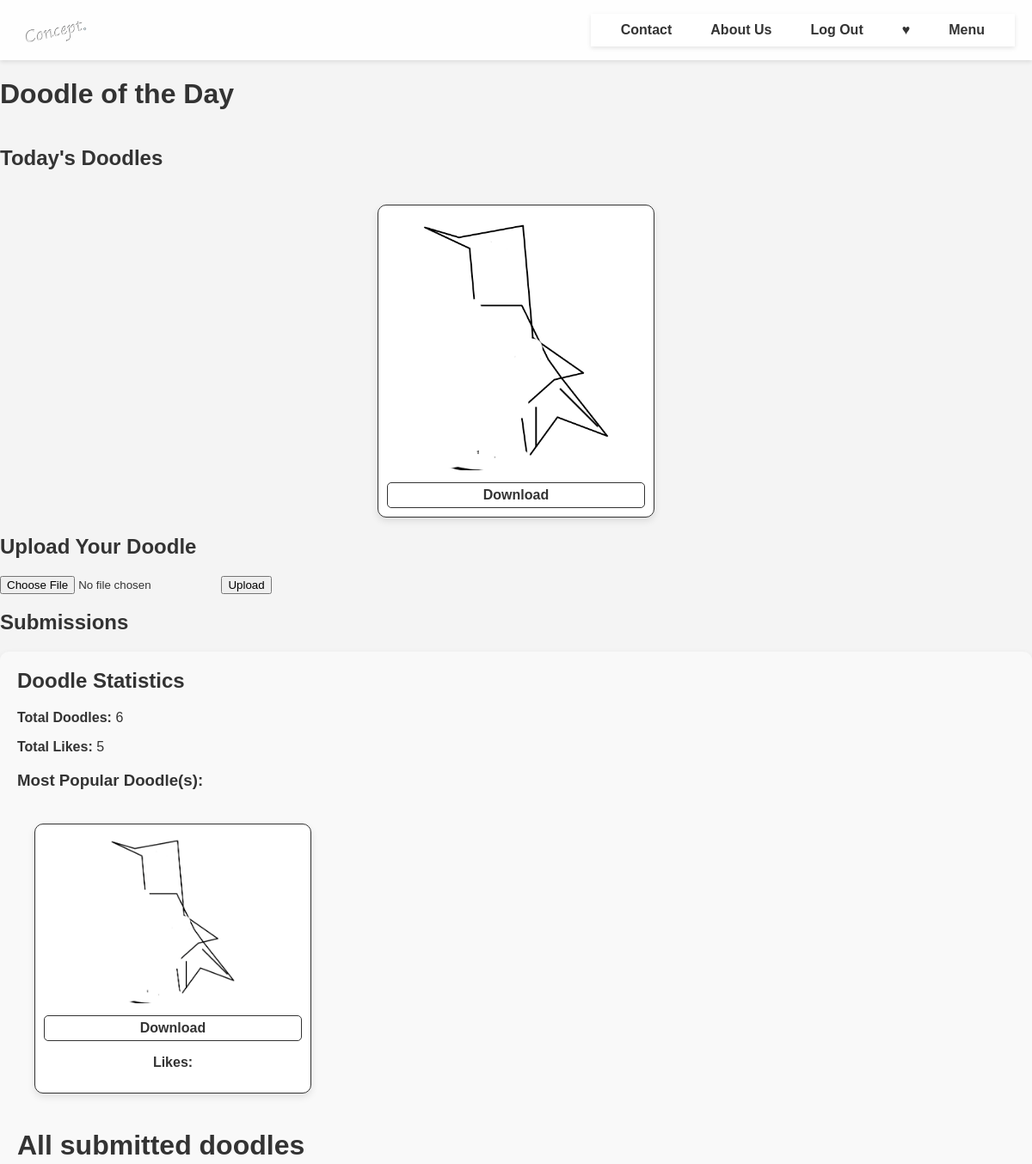
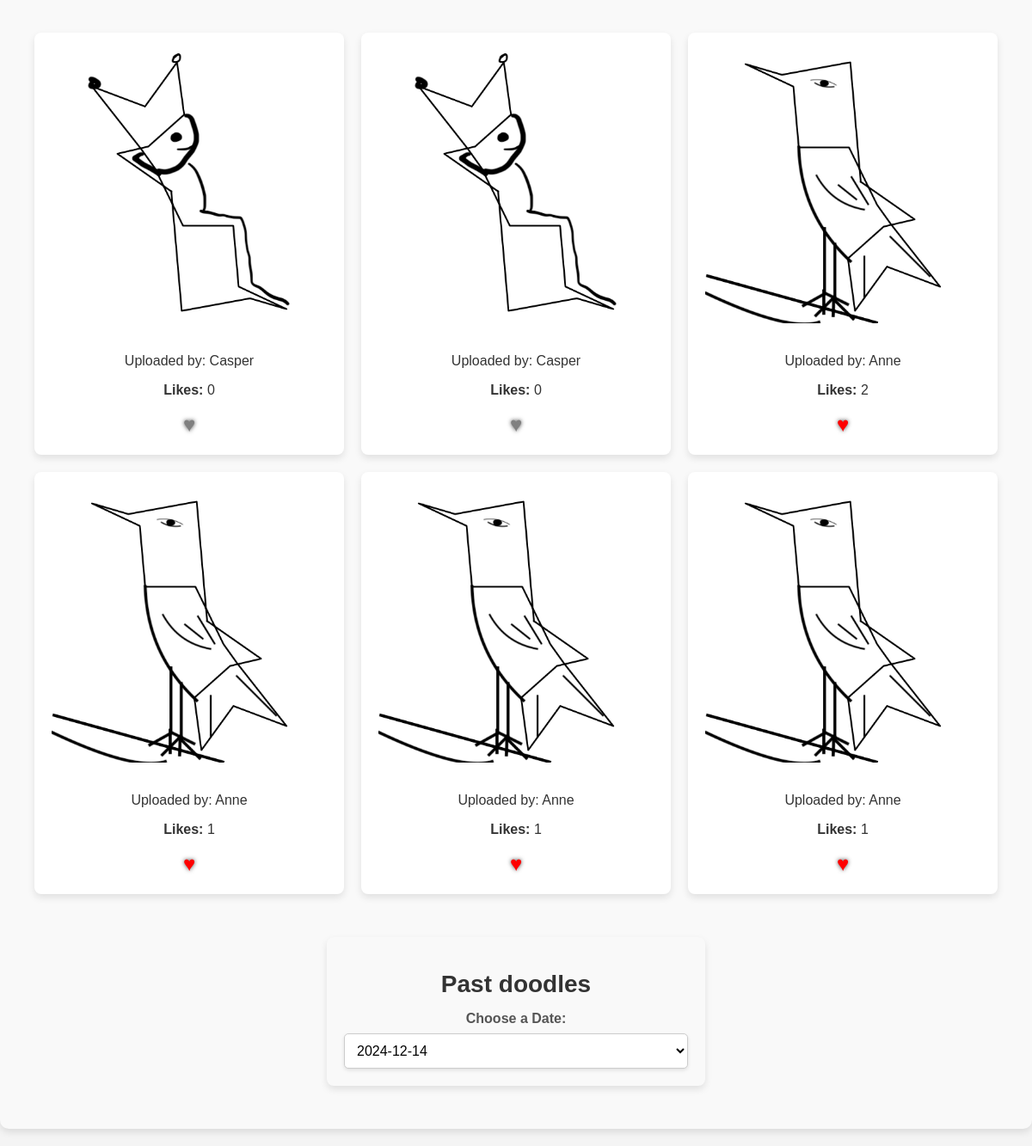
Page /doodles_by_date/2024-12-14 (signed in) on the committed database (2 pictures, top to bottom).
### models.py (models this page shows, shortened)
class Doodle(db.Model):
    __tablename__ = "doodles"
    id = db.Column(db.Integer, primary_key=True)
    filename = db.Column(db.String, nullable=False)
    likes = db.Column(db.Integer, default=0)
    date = db.Column(db.Date, nullable=False)
    comments = db.relationship('DoodleComment', backref='doodle', lazy=True)
    submissions = db.relationship("UserDoodle", backref="doodle", lazy=True)

class UserDoodle(db.Model):
    __tablename__ = "user_doodles"
    id = db.Column(db.Integer, primary_key=True)
    user_id = db.Column(db.Integer, db.ForeignKey('users.id'), nullable=False)
    doodle_id = db.Column(db.Integer, db.ForeignKey("doodles.id"), nullable=False)
    filename = db.Column(db.String, nullable=False)
    likes = db.Column(db.Integer, default=0)
    user = db.relationship('User', backref='user_doodles', lazy=True)

class User(db.Model):
    __tablename__ = 'users'
    id = db.Column(db.Integer, primary_key=True)
    username = db.Column(db.String(80), unique=True, nullable=False)
    password_hash = db.Column(db.String(128), nullable=False)
    saved_images = db.relationship('SavedImage', backref='user', lazy=True)
    saved_art = db.relationship('SavedArt', backref='user', lazy=True)
    saved_recipes = db.relationship('SavedRecipe', backref='user', lazy=True)
    comments = db.relationship('Comment', backref='user', lazy=True)
    doodle_comments = db.relationship('DoodleComment', backref='user', lazy=True)

### app.py (the view)
@app.route("/doodles_by_date/<date>")
@login_required
def doodles_by_date(date):
    try:
        selected_date = datetime.strptime(date, "%Y-%m-%d").date()
    except ValueError:
        flash("Invalid date format. Please use YYYY-MM-DD.", "error")
        return redirect(url_for("doodles"))
    selected_doodles = (
        Doodle.query
        .filter(Doodle.date == selected_date)
        .all()
    )
    submissions = (
        db.session.query(UserDoodle, func.count(Like.id).label("like_count"))
        .join(Doodle, Doodle.id == UserDoodle.doodle_id)
        .outerjoin(Like, Like.doodle_id == UserDoodle.id)
        .filter(Doodle.date == selected_date)  # Alleen doodles van de geselecteerde datum
        .group_by(UserDoodle)
        .all()
    )
    total_likes = sum([like_count for _, like_count in submissions])
    max_likes = max([like_count for _, like_count in submissions], default=0)
    most_liked_doodles = [submission for submission, like_count in submissions if like_count == max_likes]
    all_dates = db.session.query(Doodle.date).distinct().order_by(Doodle.date.desc()).all()
    user_likes = {like.doodle_id for like in Like.query.filter_by(user_id=session['user_id']).all()}
    return render_template(
        "doodles.html",
        todays_doodles=selected_doodles,
        submissions=submissions,
        total_likes=total_likes,
        most_liked_doodles=most_liked_doodles,
        user_likes=user_likes,
        all_dates=all_dates,
    )

### app.py (called while the page is built)
def login_required(f):
    from functools import wraps
    @wraps(f)
    def decorated_function(*args, **kwargs):
        if "user_id" not in session:
            flash("You must be logged in to access this page.", "error")
            return redirect(url_for("login"))
        return f(*args, **kwargs)
    return decorated_function

### templates/doodles.html (shortened to what this page needs)
{% extends "layout.html" %}
{% block main %}
<div class="doodles-container">
    <h1>Doodle of the Day</h1>
    <div class="daily-doodles">
        <h2>Today's Doodles</h2>
        <div class="doodle-list">
            {% for doodle in todays_doodles %}
            <div class="doodle-item">
                <img
                    src="{{ url_for('static', filename='doodles/' + doodle.filename) }}"
                    alt="Doodle {{ doodle.id }}">
                <a href="{{ url_for('static', filename='doodles/' + doodle.filename) }}" download>Download</a>
            </div>
            {% endfor %}
        </div>
    </div>
    <h2>Upload Your Doodle</h2>
    <form method="POST" action="{{ url_for('upload_doodle') }}" enctype="multipart/form-data">
        <input type="file" name="uploaded_doodle" accept="image/*" required>
        <button type="submit">Upload</button>
    </form>
    <h2>Submissions</h2>
    <div class="stats">
        <h2>Doodle Statistics</h2>
        <p><strong>Total Doodles:</strong> {{ submissions | length }}</p>
        <p><strong>Total Likes:</strong> {{ total_likes }}</p>
        <h3>Most Popular Doodle(s):</h3>
        <div class="art-gallery">
            {% for doodle in most_liked_doodles %}
            <div class="doodle-item">
                <img src="{{ url_for('static', filename='doodles_user/' ~ doodle.doodle.filename) }}"
                     alt="Most Liked Doodle" style="max-width: 200px;">
                <a href="{{ url_for('static', filename='doodles_user/' ~ doodle.doodle.filename) }}" download>
                    Download
                </a>
                <p><strong>Likes:</strong> {{ doodle.like_count }}</p>
            </div>
            {% endfor %}
        </div>
        <h1>All submitted doodles</h1>
        <div class="art-gallery">
            {% for submission, like_count in submissions %}
            <div class="art-card">
                <img src="{{ url_for('static', filename='doodles_user/' + submission.filename) }}" alt="Submission">
                <p>Uploaded by: {{ submission.user.username }}</p>
                <p><strong>Likes:</strong> {{ like_count }}</p>
                <form method="POST" action="{{ url_for('like_doodle', doodle_id=submission.id) }}">
                    {% set liked = submission.id in user_likes %}
                    <button type="submit" class="heart-button" style="color: {% if liked %}red{% else %}gray{% endif %};">
                        ♥
                    </button>
                </form>
            </div>
            {% endfor %}
        </div>
    <div class="date-selection-container">
        <h1>Past doodles</h1>
        <div class="dropdown-container">
            <form method="GET" action="{{ url_for('doodles_by_date', date='') }}">
                <label for="date-select" class="date-label">Choose a Date:</label>
                <select id="date-select" name="date" onchange="window.location.href=this.value;">
                    {% for date in all_dates %}
                    <option value="{{ url_for('doodles_by_date', date=date[0]) }}"
                        {% if date[0] == todays_doodles[0].date %}selected{% endif %}>
                        {{ date[0] }}
                    </option>
                    {% endfor %}
                </select>
            </form>
        </div>
    </div>
</div>
{% endblock %}

### static/styles.css (style rules this page uses)
body { font-family: Arial, sans-serif; margin: 0; padding: 0; background-color: #f4f4f4; display: flex; flex-direction: column; min-height: 100vh; color: #333; }
.heart-button { background: none; border: none; font-size: 24px; color: #fff; text-shadow: 0 0 5px rgba(0, 0, 0, 0.7); cursor: pointer; transition: transform 0.3s ease, color 0.3s ease; }
.daily-doodles { display: flex; flex-direction: column; gap: 20px; margin-top: 20px; }
.doodle-list { display: flex; flex-wrap: wrap; gap: 15px; justify-content: center; }
.doodle-item { background-color: white; border-radius: 10px; box-shadow: 0 4px 8px rgba(0, 0, 0, 0.1); overflow: hidden; max-width: 300px; text-align: center; padding: 10px; display: block; color: #333; text-decoration: none; border: 1px solid #333; }
.doodle-item img { width: 100%; height: auto; border-radius: 10px; }
.doodle-item a { display: block; margin-top: 10px; font-weight: bold; color: #333; text-decoration: none; border: 1px solid #333; padding: 5px; border-radius: 5px; transition: background-color 0.3s ease; }
.art-gallery { display: grid; grid-template-columns: repeat(auto-fill, minmax(300px, 1fr)); gap: 20px; padding: 20px; }
.art-card { background: white; border-radius: 8px; box-shadow: 0 4px 8px rgba(0, 0, 0, 0.1); padding: 20px; text-align: center; transition: transform 0.2s ease-in-out; }
.art-card img { max-width: 100%; height: auto; border-radius: 5px; margin-bottom: 15px; }
.stats { background-color: #f9f9f9; padding: 20px; border-radius: 10px; box-shadow: 0 4px 8px rgba(0, 0, 0, 0.1); margin-bottom: 20px; }
.stats h2 { margin-top: 0; font-size: 24px; }
.date-selection-container { text-align: center; margin: 30px auto; padding: 20px; background: #f9f9f9; border-radius: 8px; box-shadow: 0 4px 8px rgba(0, 0, 0, 0.1); max-width: 400px; }
.date-selection-container h1 { font-size: 28px; margin-bottom: 15px; color: #333; font-weight: bold; }
.dropdown-container { margin-top: 10px; }
.date-label { display: block; margin-bottom: 8px; font-size: 16px; color: #555; font-weight: bold; }
select#date-select { width: 100%; padding: 10px; border: 1px solid #ccc; border-radius: 5px; font-size: 16px; background-color: white; box-shadow: 0 2px 4px rgba(0, 0, 0, 0.1); cursor: pointer; transition: border-color 0.3s, box-shadow 0.3s; }

### rows in the picture
Doodle: filename (picture), date "2024-12-14"
UserDoodle: filename (picture), user.username "Anne", like_count "2"
UserDoodle: filename (picture), user.username "Casper", like_count "0"
UserDoodle: filename (picture), user.username "Casper", likes "0"
UserDoodle: filename (picture), user.username "Anne", like_count "1"
UserDoodle: filename (picture), user.username "Anne", like_count "1"
UserDoodle: filename (picture), user.username "Anne", like_count "1"

### other values in the picture
{{ submissions | length }} "6"
{{ total_likes }} "5"
